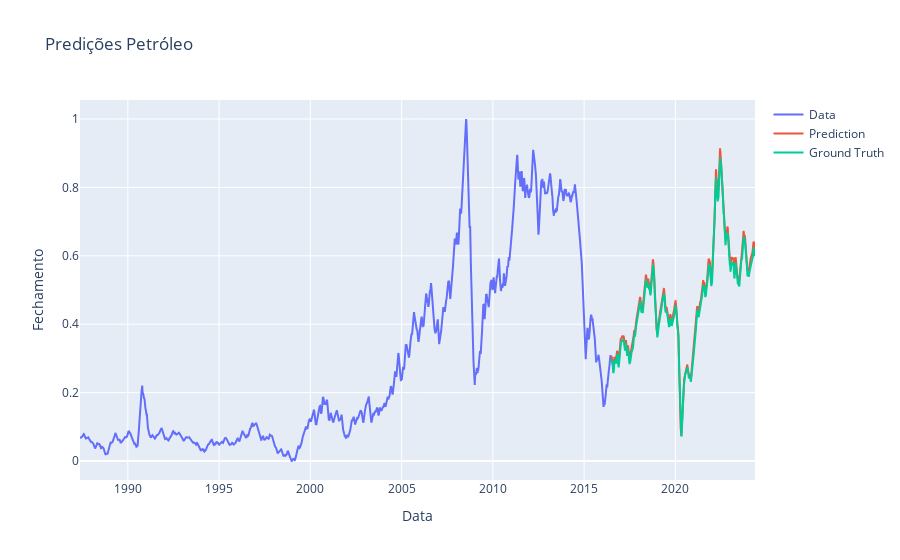

The notebook cell saved with this chart:
### Code cell
prediction = model.predict(test_generator)

close_train = close_train.reshape((-1))
close_test = close_test.reshape((-1))
prediction = prediction.reshape((-1))

trace1 = go.Scatter(
    x = date_train,
    y = close_train,
    mode = 'lines',
    name = 'Data'
)
trace2 = go.Scatter(
    x = date_test,
    y = prediction,
    mode = 'lines',
    name = 'Prediction'
)
trace3 = go.Scatter(
    x = date_test,
    y = close_test,
    mode='lines',
    name = 'Ground Truth'
)
layout = go.Layout(
    title = "Predições Petróleo",
    xaxis = {'title' : "Data"},
    yaxis = {'title' : "Fechamento"}
)
fig = go.Figure(data=[trace1, trace2, trace3], layout=layout)
fig.show()

### Figure 1 — Plotly figure (JSON) as saved in the notebook; plotly's stock layout.template omitted (floating-point values rounded to 4 significant figures; data arrays with more than 128 entries replaced by an {"elided": "..."} marker saying what was removed)
{"data": [{"mode": "lines", "name": "Data", "type": "scatter", "x": {"elided": "8935 str values"}, "y": {"elided": "8935 float values"}}, {"mode": "lines", "name": "Prediction", "type": "scatter", "x": {"elided": "2234 str values"}, "y": {"elided": "2229 float values"}}, {"mode": "lines", "name": "Ground Truth", "type": "scatter", "x": {"elided": "2234 str values"}, "y": {"elided": "2234 float values"}}], "layout": {"title": {"text": "Predições Petróleo"}, "xaxis": {"title": {"text": "Data"}}, "yaxis": {"title": {"text": "Fechamento"}}}}
